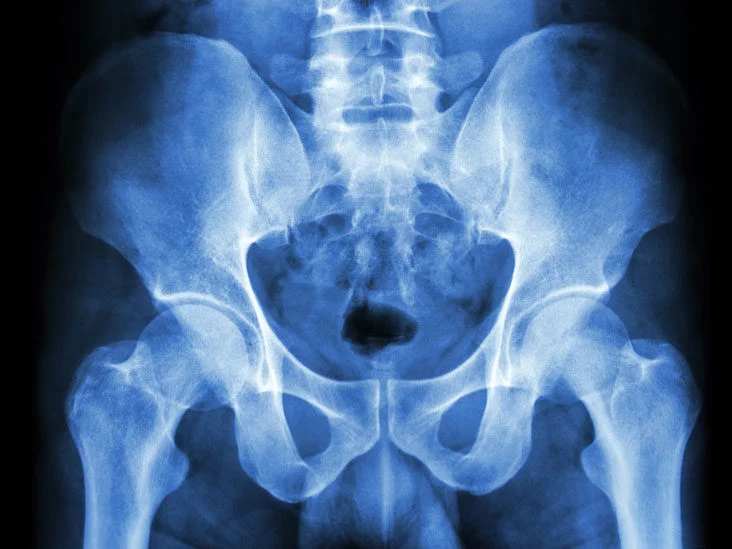
#> input picture pelvis.bmp, 732 x 549 px
$ python spatialfiltering.py
#> lines starting #> are read from the running program, lines starting #| are printed output that depends on the picture
import os

import numpy as np
from PIL import Image

# Load the image and convert it to a grayscale NumPy array
image = np.array(Image.open('pelvis.bmp').convert('L'))
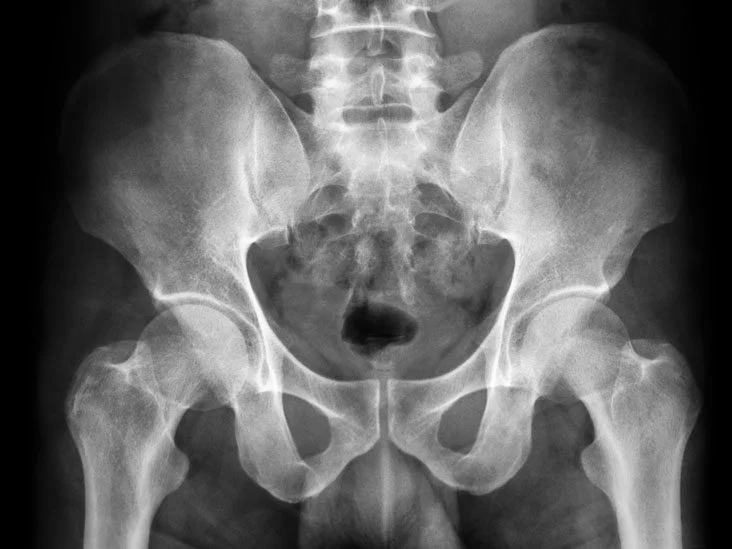
#> image: shape (549, 732); min 0, max 255, mean 98.4


first_order = image[:+1]-image[1:]
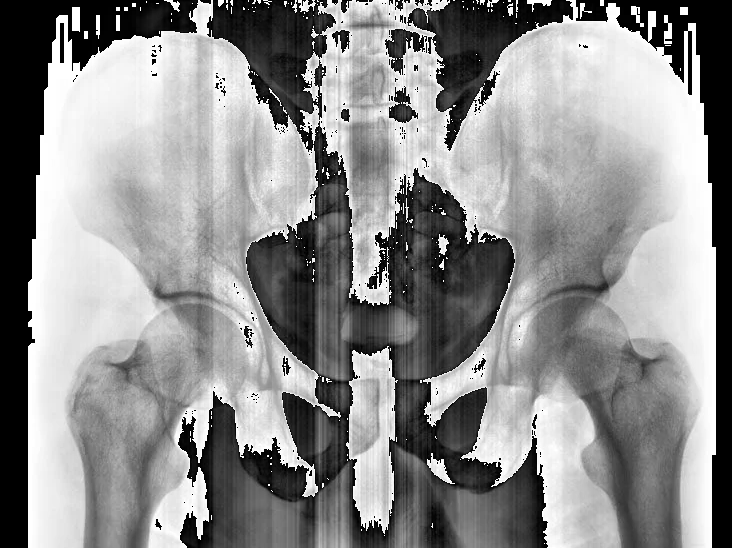
#> first_order: shape (548, 732); min 0, max 255, mean 140.9
second_order = image[:-1]+image[:+1]-2*image[1:]
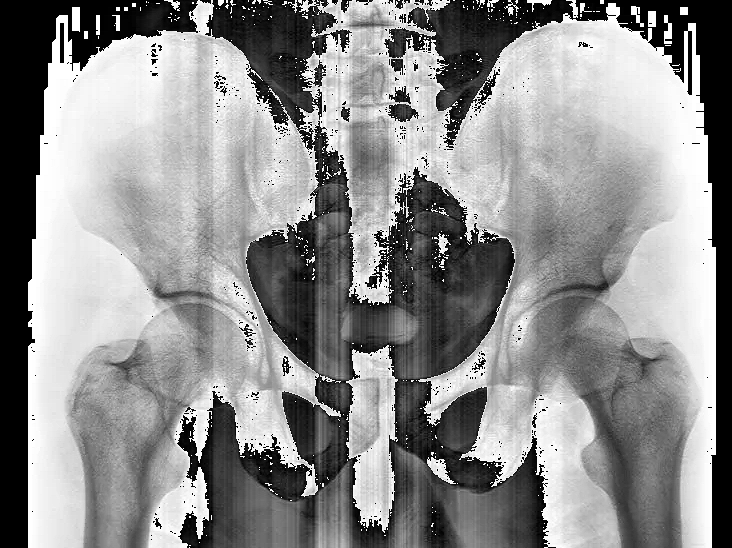
#> second_order: shape (548, 732); min 0, max 255, mean 140.8

combine = first_order+second_order
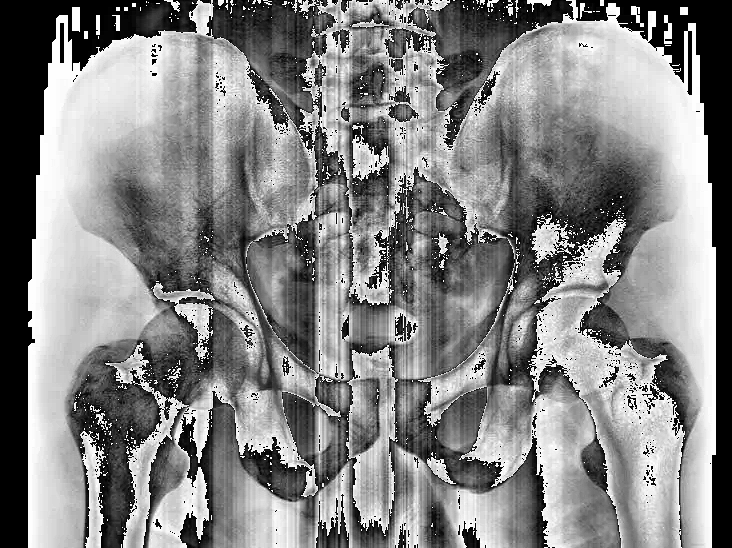
#> combine: shape (548, 732); min 0, max 255, mean 131.4

first_order_image = Image.fromarray(first_order.astype('uint8'))
first_order_image.save((os.path.join(os.path.expanduser("~"), "Desktop", "first_order.bmp")))

second_order_image = Image.fromarray(second_order.astype('uint8'))
second_order_image.save((os.path.join(os.path.expanduser("~"), "Desktop", "second_order.bmp")))

combined = Image.fromarray(combine.astype('uint8'))
combined.save((os.path.join(os.path.expanduser("~"), "Desktop", "combined.bmp")))

$ run again, with macaw.bmp copied over pelvis.bmp
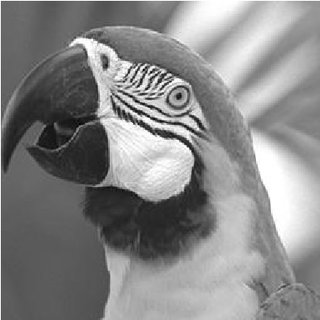
#> input picture macaw.bmp, 320 x 320 px
#> image is the input picture: shape (320, 320); min 0, max 255, mean 135.2
#> `second_order = image[:-1]+image[:+1]-2*image[1:]`:
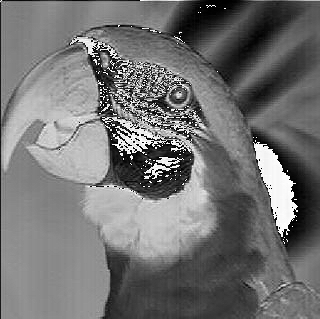
#> second_order: shape (319, 320); min 0, max 255, mean 114.4
#> `combine = first_order+second_order`:
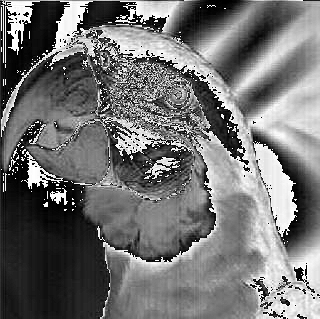
#> combine: shape (319, 320); min 0, max 255, mean 113.9
